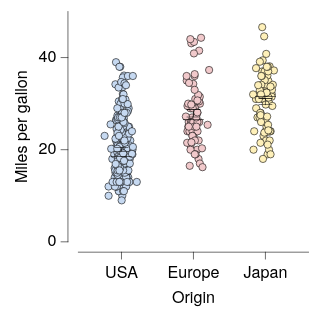

Specify this chart in Vega-Lite:
### Vega-Lite specification from a JSON file in a GitHub repository (floating-point values rounded to 4 significant figures; data arrays with more than 128 entries replaced by an {"elided": "..."} marker saying what was removed)
{"background": null, "config": {"arc": {"fill": "#DBDBDB", "fillOpacity": 1.0, "innerRadius": 25.0, "padAngle": 0.03, "stroke": "black", "strokeOpacity": 1, "strokeWidth": 0.25}, "area": {"fill": "#DBDBDB", "fillOpacity": 1.0, "stroke": "black", "strokeOpacity": 1, "strokeWidth": 0.25}, "axis": {"domain": true, "domainCap": "round", "domainColor": "black", "domainWidth": 0.25, "grid": false, "gridCap": "round", "gridColor": "#F1F1F1", "gridDash": [0, 0], "gridOpacity": 1.0, "gridWidth": 0.25, "labelColor": "black", "labelFont": "Helvetica Neue", "labelFontSize": 7, "labelFontStyle": "normal", "labelFontWeight": 400, "offset": 4.5, "ticks": true, "tickCap": "round", "tickColor": "black", "tickRound": false, "tickSize": 3, "tickWidth": 0.25, "titleColor": "black", "titleFont": "Helvetica Neue", "titleFontSize": 7, "titleFontStyle": "normal", "titleFontWeight": 400}, "axisX": {"domain": true, "labelAlign": "center", "labelAngle": 0, "labels": true, "ticks": true, "translate": 0}, "axisY": {"domain": true, "labelAlign": "right", "labelAngle": 0, "labels": true, "ticks": true, "translate": 0}, "axisRight": {"domain": true, "labelAlign": "left", "labelAngle": 0, "labels": true, "ticks": true, "translate": 0}, "axisTop": {"domain": true, "labelAlign": "center", "labelAngle": 0, "labels": true, "ticks": true, "translate": 0}, "axisBand": {"tickOffset": 0}, "bar": {"fill": "#DBDBDB", "fillOpacity": 1.0, "stroke": "black", "strokeOpacity": 1, "strokeWidth": 0.25}, "boxplot": {"size": 9.0, "ticks": {"cornerRadius": 0.25, "fill": "black", "size": 4.5, "thickness": 0.25}, "box": {"fillOpacity": 1.0, "stroke": "black", "strokeOpacity": 1, "strokeWidth": 0.25}, "median": {"fill": "black", "fillOpacity": 1.0, "size": 9.0, "thickness": 0.25}, "rule": {"fill": "black", "fillOpacity": 1.0, "size": 10.0, "stroke": "black", "strokeDash": [0, 0], "strokeOpacity": 1, "strokeWidth": 0.25}, "outliers": {"color": "black", "fill": "black", "fillOpacity": 1.0, "size": 0, "stroke": "black", "strokeOpacity": 1, "strokeWidth": 0.25}}, "circle": {"fill": "black", "fillOpacity": 1.0, "size": 0.5, "stroke": null, "strokeOpacity": 1, "strokeWidth": 0.25}, "errorband": {"band": {"fillOpacity": 0.6, "stroke": null, "strokeWidth": 0.25, "strokeOpacity": 1}, "borders": {"opacity": 0, "strokeOpacity": 0.25, "strokeWidth": 1}}, "errorbar": {"opacity": 1, "rule": {"strokeDash": [0, 0], "strokeWidth": 0.25}, "ticks": {"color": "black", "cornerRadius": 0.125, "opacity": 1, "size": 6.0, "thickness": 0.25}, "thickness": 0.25}, "font": "Helvetica Neue", "geoshape": {"fill": "#DBDBDB", "fillOpacity": 1.0, "stroke": "black", "strokeOpacity": 1, "strokeWidth": 0.25}, "header": {"labelColor": "black", "labelFont": "Helvetica Neue", "labelFontSize": 7, "labelFontStyle": "normal", "labelFontWeight": 400, "titleColor": "black", "titleFont": "Helvetica Neue", "titleFontSize": 7, "titleFontStyle": "normal", "titleFontWeight": 400, "titlePadding": 0}, "legend": {"disable": false, "offset": 4.5, "gradientLength": 50.0, "gradientThickness": 5.0, "gradientOpacity": 1.0, "gradientStrokeColor": "black", "gradientStrokeWidth": 0.25, "labelColor": "black", "labelFont": "Helvetica Neue", "labelFontSize": 7, "labelFontStyle": "normal", "labelFontWeight": 400, "strokeColor": "black", "strokeWidth": 0, "symbolSize": 42, "symbolStrokeColor": "black", "symbolStrokeWidth": 0.25, "titleColor": "black", "titleFont": "Helvetica Neue", "titleFontSize": 7, "titleFontStyle": "normal", "titleFontWeight": 400}, "line": {"color": "black", "stroke": "black", "strokeCap": "round", "strokeDash": [0, 0], "strokeOpacity": 1, "strokeWidth": 0.375}, "point": {"filled": true, "fill": "#DBDBDB", "fillOpacity": 1.0, "size": 5.0, "stroke": "black", "strokeOpacity": 1, "strokeWidth": 0.25}, "range": {"category": ["#C6D9F1", "#F1C9CB", "#FEF0B9", "#CEE37A", "#7AA8E0", "#E589A3", "#FDDD5D", "#68B961", "#4177B1", "#C35082", "#E5C227", "#438156"], "diverging": {"scheme": ["#C35082", "#CE6D94", "#D989A7", "#E2A4BA", "#EABFCE", "#F1DBE2", "#F6F6F6", "#D7E0EB", "#B9CBE0", "#9BB6D5", "#7DA1C9", "#5F8CBD", "#4177B1"]}, "heatmap": {"scheme": ["#DFE9F7", "#C6D9F1", "#ADC8EC", "#94B8E6", "#7AA8E0", "#6097DA", "#4D87CA", "#4177B1", "#386898", "#2F597F", "#264A69", "#1D3A58"]}, "ordinal": {"scheme": ["#F1F1F1", "#DBDBDB", "#C6C6C6", "#B2B2B2", "#9D9D9D", "#898989", "#767676", "#636363", "#515151", "#404040", "#2F2F2F", "#1F1F1F"]}, "ramp": {"scheme": ["#DFE9F7", "#C6D9F1", "#ADC8EC", "#94B8E6", "#7AA8E0", "#6097DA", "#4D87CA", "#4177B1", "#386898", "#2F597F", "#264A69", "#1D3A58"]}}, "rule": {"color": "black", "stroke": "black", "strokeCap": "round", "strokeDash": [2, 2], "strokeOpacity": 1, "strokeWidth": 0.25}, "scale": {"bandPaddingInner": 0.1, "bandPaddingOuter": 0.1, "round": false}, "rect": {"fill": "#DBDBDB", "fillOpacity": 1.0, "stroke": "black", "strokeOpacity": 1, "strokeWidth": 0.25}, "square": {"fill": "#DBDBDB", "fillOpacity": 1.0, "size": 10.0, "stroke": "black", "strokeOpacity": 1, "strokeWidth": 0.25}, "text": {"color": "black", "font": "Helvetica Neue", "fontSize": 7, "fontStyle": "normal", "fontWeight": 400}, "title": {"anchor": "middle", "frame": "group", "color": "black", "font": "Helvetica Neue", "fontSize": 7, "fontStyle": "normal", "fontWeight": 400, "subtitleColor": "black", "subtitleFont": "Helvetica Neue", "subtitleFontSize": "Helvetica Neue", "subtitleFontStyle": "normal", "subtitleFontWeight": 400}, "view": {"continuousWidth": 100, "continuousHeight": 100, "discreteWidth": 100, "discreteHeight": 100, "fill": null, "stroke": null, "strokeWidth": 0.25}}, "layer": [{"data": {"name": "data-5a85ede2053d4aec77293cfb476ae07b"}, "mark": {"type": "circle", "opacity": 1.0, "size": 10.0, "stroke": "black", "strokeOpacity": 1, "strokeWidth": 0.25}, "encoding": {"color": {"field": "Origin", "legend": null, "sort": ["USA", "Europe", "Japan"], "title": null, "type": "nominal"}, "x": {"axis": {}, "field": "Origin", "sort": ["USA", "Europe", "Japan"], "title": "Origin", "type": "nominal"}, "xOffset": {"field": "jitter_x", "scale": {"domain": [-7.33, 7.33], "range": [5.17, 19.83]}, "type": "quantitative"}, "y": {"field": "Miles_per_Gallon", "title": "Miles per gallon", "type": "quantitative"}}}, {"data": {"name": "data-64e7897fd8423deef5c97d660b6d3367"}, "mark": {"type": "errorbar"}, "encoding": {"x": {"axis": {}, "field": "Origin", "sort": ["USA", "Europe", "Japan"], "title": "Origin", "type": "nominal"}, "y": {"field": "__mean", "title": "Miles per gallon", "type": "quantitative"}, "yError": {"field": "__error"}}}, {"data": {"name": "data-5a85ede2053d4aec77293cfb476ae07b"}, "mark": {"type": "boxplot", "box": {"fillOpacity": 0, "strokeOpacity": 0}, "outliers": {"opacity": 0}, "rule": {"strokeOpacity": 0}, "ticks": false}, "encoding": {"x": {"axis": {}, "field": "Origin", "sort": ["USA", "Europe", "Japan"], "title": "Origin", "type": "nominal"}, "y": {"field": "Miles_per_Gallon", "title": "Miles per gallon", "type": "quantitative"}}}], "$schema": "https://vega.github.io/schema/vega-lite/v6.4.1.json", "datasets": {"data-5a85ede2053d4aec77293cfb476ae07b": {"elided": "398 records"}, "data-64e7897fd8423deef5c97d660b6d3367": [{"Origin": "USA", "__mean": 20.08, "__error": 0.4058, "__dysonsphere__": 1}, {"Origin": "Japan", "__mean": 30.45, "__error": 0.6852, "__dysonsphere__": 1}, {"Origin": "Europe", "__mean": 27.89, "__error": 0.8037, "__dysonsphere__": 1}]}}
